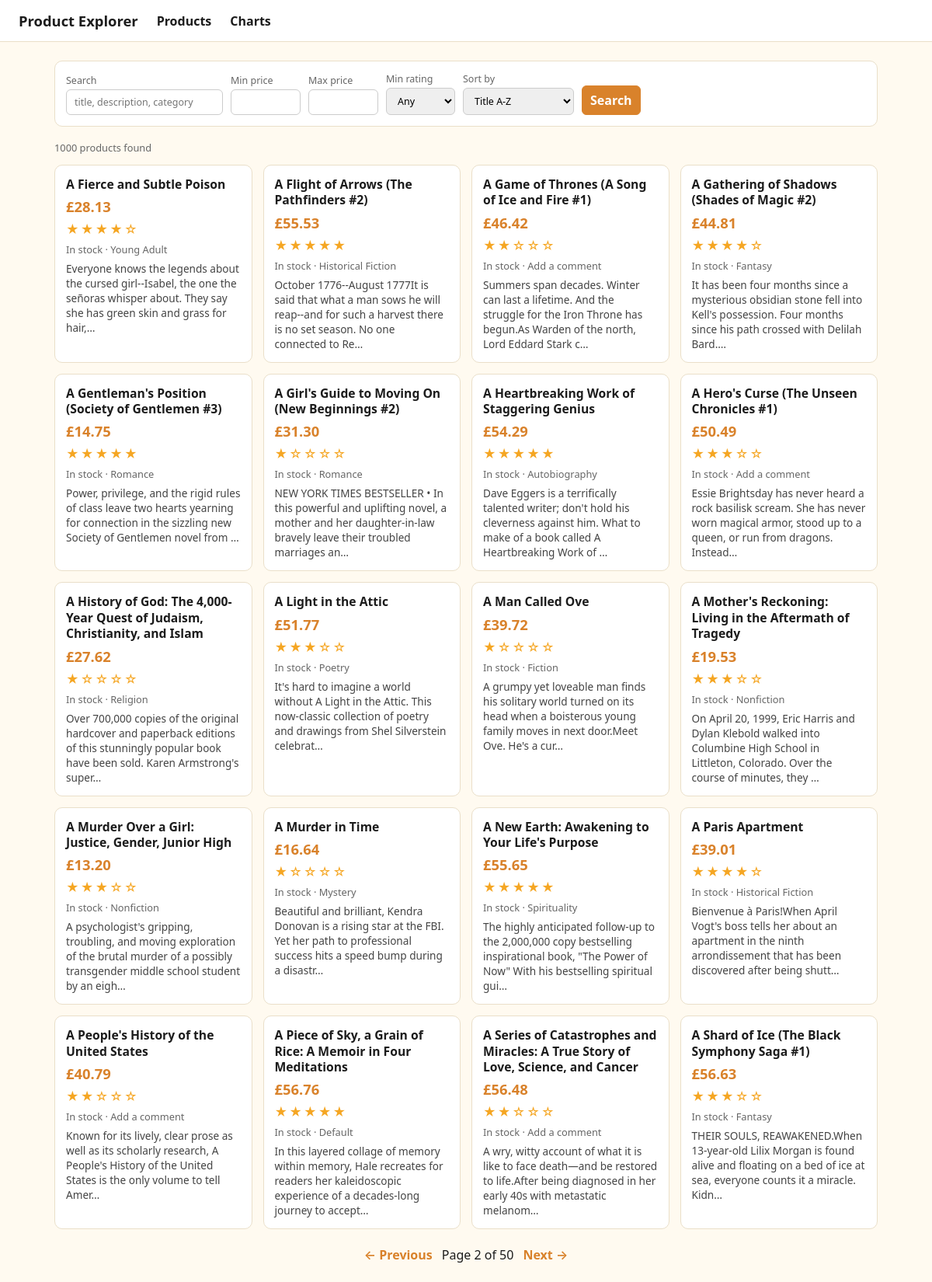
Screenshot of /?page=2 with the database file from the repository.
### tables this page shows
CREATE TABLE "products" (
"title" TEXT,
  "price" REAL,
  "rating" INTEGER,
  "availability" TEXT,
  "url" TEXT,
  "category" TEXT,
  "description" TEXT
);

### app.py (the view)
@app.route("/")
def index():
    if not db_ready():
        return render_template("index.html", missing_data=True, products=[], total=0, args={}, page=1, pages=1)
    q = request.args.get("q", "").strip()
    min_price = request.args.get("min_price", type=float)
    max_price = request.args.get("max_price", type=float)
    min_rating = request.args.get("min_rating", type=int)
    sort = request.args.get("sort", "title")
    page = max(request.args.get("page", 1, type=int), 1)
    where, params = [], []
    if q:
        where.append("(title LIKE ? OR description LIKE ? OR category LIKE ?)")
        params += [f"%{q}%"] * 3
    if min_price is not None:
        where.append("price >= ?")
        params.append(min_price)
    if max_price is not None:
        where.append("price <= ?")
        params.append(max_price)
    if min_rating:
        where.append("rating >= ?")
        params.append(min_rating)
    clause = ("WHERE " + " AND ".join(where)) if where else ""
    order = {
        "title": "title ASC",
        "price_asc": "price ASC",
        "price_desc": "price DESC",
        "rating": "rating DESC, title ASC",
    }.get(sort, "title ASC")
    total = query_db(f"SELECT COUNT(*) AS n FROM products {clause}", params)[0]["n"]
    pages = max((total + PER_PAGE - 1) // PER_PAGE, 1)
    page = min(page, pages)
    products = query_db(
        f"SELECT * FROM products {clause} ORDER BY {order} LIMIT ? OFFSET ?",
        params + [PER_PAGE, (page - 1) * PER_PAGE],
    )
    args = {k: v for k, v in request.args.items() if k != "page"}
    return render_template("index.html", products=products, total=total, page=page,
                           pages=pages, args=args, missing_data=False)

### app.py (called while the page is built)
def query_db(sql, params=()):
    conn = sqlite3.connect(DB_PATH)
    conn.row_factory = sqlite3.Row
    try:
        return conn.execute(sql, params).fetchall()
    finally:
        conn.close()

def db_ready():
    return os.path.exists(DB_PATH)

### templates/index.html (shortened to what this page needs)
{% extends "base.html" %}
{% block content %}
{% if missing_data %}
  <div class="notice">No data yet. Run <code>python scraper.py</code> first to scrape products, then reload this page.</div>
{% else %}
  <form class="filters" method="get">
    <label>Search
      <input type="text" name="q" value="{{ args.get('q', '') }}" placeholder="title, description, category">
    </label>
    <label>Min price
      <input type="number" step="0.01" name="min_price" value="{{ args.get('min_price', '') }}" style="width:90px">
    </label>
    <label>Max price
      <input type="number" step="0.01" name="max_price" value="{{ args.get('max_price', '') }}" style="width:90px">
    </label>
    <label>Min rating
      <select name="min_rating">
        <option value="">Any</option>
      </select>
    </label>
    <label>Sort by
      <select name="sort">
        {% for val, label in [('title','Title A-Z'),('price_asc','Price: low to high'),('price_desc','Price: high to low'),('rating','Rating')] %}
          <option value="{{ val }}" {{ 'selected' if args.get('sort') == val }}>{{ label }}</option>
        {% endfor %}
      </select>
    </label>
    <button type="submit">Search</button>
  </form>
  <p class="meta">{{ total }} product{{ '' if total == 1 else 's' }} found</p>
  <div class="grid">
    {% for p in products %}
      <div class="card">
        <h3><a href="{{ p['url'] }}" target="_blank" rel="noopener" style="color:inherit;text-decoration:none">{{ p['title'] }}</a></h3>
        <div class="price">£{{ '%.2f' % p['price'] }}</div>
        <div class="stars">{{ '★' * (p['rating'] or 0) }}{{ '☆' * (5 - (p['rating'] or 0)) }}</div>
        <div class="meta">{{ p['availability'] }}{% if p['category'] %} · {{ p['category'] }}{% endif %}</div>
        {% if p['description'] %}
          <div class="desc">{{ p['description'][:140] }}{{ '…' if p['description']|length > 140 }}</div>
        {% endif %}
      </div>
    {% else %}
      <p>No products match your search.</p>
    {% endfor %}
  </div>
  {% if pages > 1 %}
  <div class="pager">
    {% if page > 1 %}<a href="{{ url_for('index', page=page-1, **args) }}">← Previous</a>{% endif %}
    <span>Page {{ page }} of {{ pages }}</span>
    {% if page < pages %}<a href="{{ url_for('index', page=page+1, **args) }}">Next →</a>{% endif %}
  </div>
  {% endif %}
{% endif %}
{% endblock %}

### templates/base.html (style rules this page uses)
:root { --bg:#fffaf0; --ink:#1c1c1c; --accent:#d9822b; --card:#fff; --line:#eadfc9; }
* { box-sizing: border-box; }
body { margin:0; font-family: system-ui, -apple-system, "Segoe UI", sans-serif; background:var(--bg); color:var(--ink); }
form.filters { display:flex; flex-wrap:wrap; gap:10px; align-items:end; background:var(--card); border:1px solid var(--line); border-radius:10px; padding:14px; margin-bottom:18px; }
form.filters label { display:flex; flex-direction:column; font-size:.78rem; color:#666; gap:3px; }
input, select, button { font:inherit; padding:7px 10px; border:1px solid #ccc; border-radius:6px; }
button { background:var(--accent); color:#fff; border-color:var(--accent); cursor:pointer; font-weight:600; }
.grid { display:grid; grid-template-columns:repeat(auto-fill, minmax(240px, 1fr)); gap:14px; }
.card { background:var(--card); border:1px solid var(--line); border-radius:10px; padding:14px; display:flex; flex-direction:column; gap:6px; }
.card h3 { font-size:.98rem; margin:0; line-height:1.3; }
.price { font-size:1.15rem; font-weight:700; color:var(--accent); }
.stars { color:#f5a623; letter-spacing:2px; }
.meta { font-size:.8rem; color:#666; }
.desc { font-size:.85rem; color:#444; }
.pager { display:flex; gap:12px; justify-content:center; margin:22px 0; align-items:center; }
.pager a { color:var(--accent); font-weight:600; text-decoration:none; }

### rows the page displays
products: title "A Fierce and Subtle Poison", price "28.13", rating "★★★★", rating "☆", availability "In stock", category "Young Adult", description "Everyone knows the legends about the cursed girl--Isabel, the one the señoras whisper about. They say she has green skin and grass for hair,", description "…"
products: title "A Flight of Arrows (The Pathfinders #2)", price "55.53", rating "★★★★★", availability "In stock", category "Historical Fiction", description "October 1776--August 1777It is said that what a man sows he will reap--and for such a harvest there is no set season. No one connected to Re", description "…"
products: title "A Game of Thrones (A Song of Ice and Fire #1)", price "46.42", rating "★★", rating "☆☆☆", availability "In stock", category "Add a comment", description "Summers span decades. Winter can last a lifetime. And the struggle for the Iron Throne has begun.As Warden of the north, Lord Eddard Stark c", description "…"
products: title "A Gathering of Shadows (Shades of Magic #2)", price "44.81", rating "★★★★", rating "☆", availability "In stock", category "Fantasy", description "It has been four months since a mysterious obsidian stone fell into Kell's possession. Four months since his path crossed with Delilah Bard.", description "…"
products: title "A Gentleman's Position (Society of Gentlemen #3)", price "14.75", rating "★★★★★", availability "In stock", category "Romance", description "Power, privilege, and the rigid rules of class leave two hearts yearning for connection in the sizzling new Society of Gentlemen novel from", description "…"
products: title "A Girl's Guide to Moving On (New Beginnings #2)", price "31.30", rating "★", rating "☆☆☆☆", availability "In stock", category "Romance", description "NEW YORK TIMES BESTSELLER • In this powerful and uplifting novel, a mother and her daughter-in-law bravely leave their troubled marriages an", description "…"
products: title "A Heartbreaking Work of Staggering Genius", price "54.29", rating "★★★★★", availability "In stock", category "Autobiography", description "Dave Eggers is a terrifically talented writer; don't hold his cleverness against him. What to make of a book called A Heartbreaking Work of", description "…"
products: title "A Hero's Curse (The Unseen Chronicles #1)", price "50.49", rating "★★★", rating "☆☆", availability "In stock", category "Add a comment", description "Essie Brightsday has never heard a rock basilisk scream. She has never worn magical armor, stood up to a queen, or run from dragons. Instead", description "…"
products: title "A History of God: The 4,000-Year Quest of Judaism, Christianity, and Islam", price "27.62", rating "★", rating "☆☆☆☆", availability "In stock", category "Religion", description "Over 700,000 copies of the original hardcover and paperback editions of this stunningly popular book have been sold. Karen Armstrong's super", description "…"
products: title "A Light in the Attic", price "51.77", rating "★★★", rating "☆☆", availability "In stock", category "Poetry", description "It's hard to imagine a world without A Light in the Attic. This now-classic collection of poetry and drawings from Shel Silverstein celebrat", description "…"
products: title "A Man Called Ove", price "39.72", rating "★", rating "☆☆☆☆", availability "In stock", category "Fiction", description "A grumpy yet loveable man finds his solitary world turned on its head when a boisterous young family moves in next door.Meet Ove. He's a cur", description "…"
products: title "A Mother's Reckoning: Living in the Aftermath of Tragedy", price "19.53", rating "★★★", rating "☆☆", availability "In stock", category "Nonfiction", description "On April 20, 1999, Eric Harris and Dylan Klebold walked into Columbine High School in Littleton, Colorado. Over the course of minutes, they", description "…"
products: title "A Murder Over a Girl: Justice, Gender, Junior High", price "13.20", rating "★★★", rating "☆☆", availability "In stock", category "Nonfiction", description "A psychologist's gripping, troubling, and moving exploration of the brutal murder of a possibly transgender middle school student by an eigh", description "…"
products: title "A Murder in Time", price "16.64", rating "★", rating "☆☆☆☆", availability "In stock", category "Mystery", description "Beautiful and brilliant, Kendra Donovan is a rising star at the FBI. Yet her path to professional success hits a speed bump during a disastr", description "…"
products: title "A New Earth: Awakening to Your Life's Purpose", price "55.65", rating "★★★★★", availability "In stock", category "Spirituality", description "The highly anticipated follow-up to the 2,000,000 copy bestselling inspirational book, \"The Power of Now\" With his bestselling spiritual gui", description "…"
products: title "A Paris Apartment", price "39.01", rating "★★★★", rating "☆", availability "In stock", category "Historical Fiction", description "Bienvenue à Paris!When April Vogt's boss tells her about an apartment in the ninth arrondissement that has been discovered after being shutt", description "…"
products: title "A People's History of the United States", price "40.79", rating "★★", rating "☆☆☆", availability "In stock", category "Add a comment", description "Known for its lively, clear prose as well as its scholarly research, A People's History of the United States is the only volume to tell Amer", description "…"
products: title "A Piece of Sky, a Grain of Rice: A Memoir in Four Meditations", price "56.76", rating "★★★★★", availability "In stock", category "Default", description "In this layered collage of memory within memory, Hale recreates for readers her kaleidoscopic experience of a decades-long journey to accept", description "…"
products: title "A Series of Catastrophes and Miracles: A True Story of Love, Science, and Cancer", price "56.48", rating "★★", rating "☆☆☆", availability "In stock", category "Add a comment", description "A wry, witty account of what it is like to face death—and be restored to life.After being diagnosed in her early 40s with metastatic melanom", description "…"
products: title "A Shard of Ice (The Black Symphony Saga #1)", price "56.63", rating "★★★", rating "☆☆", availability "In stock", category "Fantasy", description "THEIR SOULS, REAWAKENED.When 13-year-old Lilix Morgan is found alive and floating on a bed of ice at sea, everyone counts it a miracle. Kidn", description "…"

### other values shown
{{ total }} "1000"
{{ '' if total == 1 else 's' }} "s"
{{ page }} "2"
{{ pages }} "50"
form field sort "Title A-Z"
